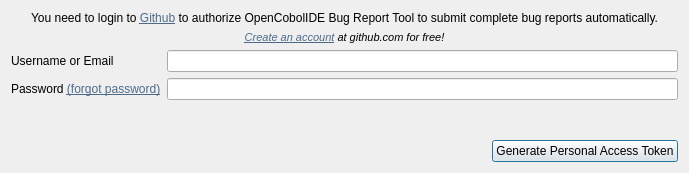
<?xml version="1.0" encoding="UTF-8"?>
<ui version="4.0">
 <class>Dialog</class>
 <widget class="QDialog" name="Dialog">
  <property name="geometry">
   <rect>
    <x>0</x>
    <y>0</y>
    <width>689</width>
    <height>173</height>
   </rect>
  </property>
  <property name="windowTitle">
   <string>Login to github</string>
  </property>
  <layout class="QGridLayout" name="gridLayout">
   <item row="2" column="0">
    <layout class="QFormLayout" name="formLayout">
     <property name="fieldGrowthPolicy">
      <enum>QFormLayout::ExpandingFieldsGrow</enum>
     </property>
     <item row="0" column="0">
      <widget class="QLabel" name="label_2">
       <property name="text">
        <string>Username or Email </string>
       </property>
      </widget>
     </item>
     <item row="1" column="0">
      <widget class="QLabel" name="label_3">
       <property name="text">
        <string>&lt;html&gt;&lt;head/&gt;&lt;body&gt;&lt;p&gt;Password &lt;a href=&quot;https://github.com/password_reset&quot;&gt;&lt;span style=&quot; text-decoration: underline; color:#4c6b8a;&quot;&gt;(forgot password)&lt;/span&gt;&lt;/a&gt;&lt;/p&gt;&lt;/body&gt;&lt;/html&gt;</string>
       </property>
       <property name="openExternalLinks">
        <bool>true</bool>
       </property>
      </widget>
     </item>
     <item row="1" column="1">
      <widget class="QLineEdit" name="lineEditPassword">
       <property name="echoMode">
        <enum>QLineEdit::Password</enum>
       </property>
      </widget>
     </item>
     <item row="0" column="1">
      <widget class="QLineEdit" name="lineEditUser"/>
     </item>
    </layout>
   </item>
   <item row="5" column="0">
    <layout class="QHBoxLayout" name="horizontalLayout">
     <item>
      <spacer name="horizontalSpacer">
       <property name="orientation">
        <enum>Qt::Horizontal</enum>
       </property>
       <property name="sizeHint" stdset="0">
        <size>
         <width>40</width>
         <height>20</height>
        </size>
       </property>
      </spacer>
     </item>
     <item>
      <widget class="QPushButton" name="pushButton">
       <property name="text">
        <string>Generate Personal Access Token</string>
       </property>
       <property name="icon">
        <iconset resource="ide.qrc">
         <normaloff>:/ide-icons/rc/GitHub-Mark.png</normaloff>:/ide-icons/rc/GitHub-Mark.png</iconset>
       </property>
      </widget>
     </item>
    </layout>
   </item>
   <item row="4" column="0">
    <spacer name="verticalSpacer">
     <property name="orientation">
      <enum>Qt::Vertical</enum>
     </property>
     <property name="sizeHint" stdset="0">
      <size>
       <width>20</width>
       <height>40</height>
      </size>
     </property>
    </spacer>
   </item>
   <item row="0" column="0">
    <widget class="QLabel" name="label_4">
     <property name="text">
      <string>&lt;html&gt;&lt;head/&gt;&lt;body&gt;&lt;p align=&quot;center&quot;&gt;You need to login to &lt;a href=&quot;http://github.com&quot;&gt;&lt;span style=&quot; text-decoration: underline; color:#4c6b8a;&quot;&gt;Github&lt;/span&gt;&lt;/a&gt; to authorize OpenCobolIDE Bug Report Tool to submit complete bug reports automatically.&lt;/p&gt;&lt;/body&gt;&lt;/html&gt;</string>
     </property>
     <property name="openExternalLinks">
      <bool>true</bool>
     </property>
    </widget>
   </item>
   <item row="1" column="0">
    <widget class="QLabel" name="label">
     <property name="text">
      <string>&lt;html&gt;&lt;head/&gt;&lt;body&gt;&lt;p align=&quot;center&quot;&gt;&lt;a href=&quot;http://github.com/signup/free&quot;&gt;&lt;span style=&quot; font-size:8pt; font-style:italic; text-decoration: underline; color:#4c6b8a;&quot;&gt;Create an account&lt;/span&gt;&lt;/a&gt;&lt;span style=&quot; font-size:8pt; font-style:italic;&quot;&gt; at github.com for free!&lt;/span&gt;&lt;/p&gt;&lt;/body&gt;&lt;/html&gt;</string>
     </property>
     <property name="openExternalLinks">
      <bool>true</bool>
     </property>
    </widget>
   </item>
  </layout>
 </widget>
 <tabstops>
  <tabstop>lineEditUser</tabstop>
  <tabstop>lineEditPassword</tabstop>
  <tabstop>pushButton</tabstop>
 </tabstops>
 <resources>
  <include location="ide.qrc"/>
 </resources>
 <connections/>
</ui>
